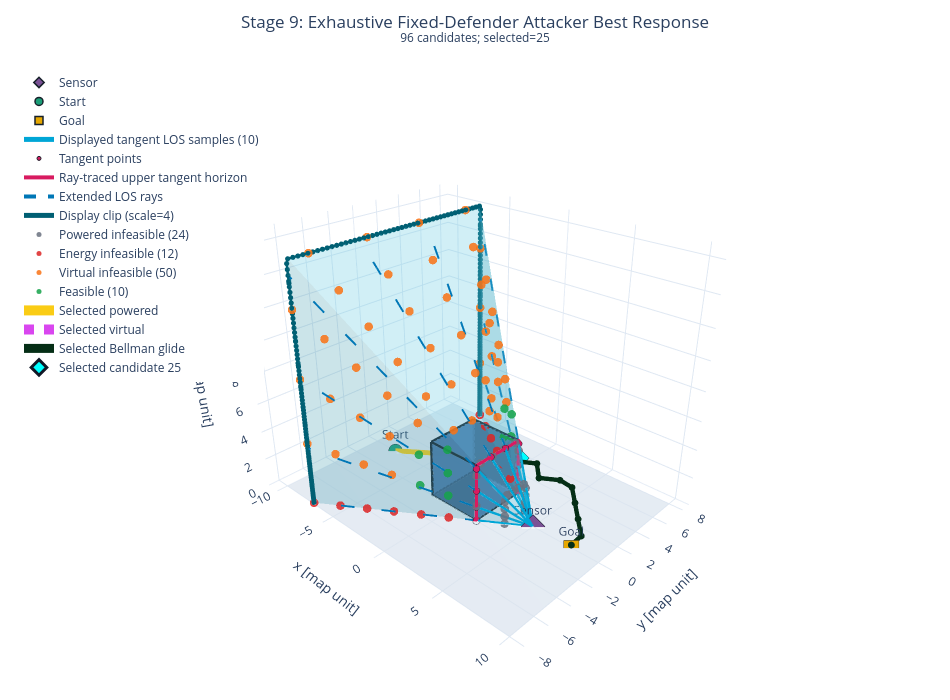
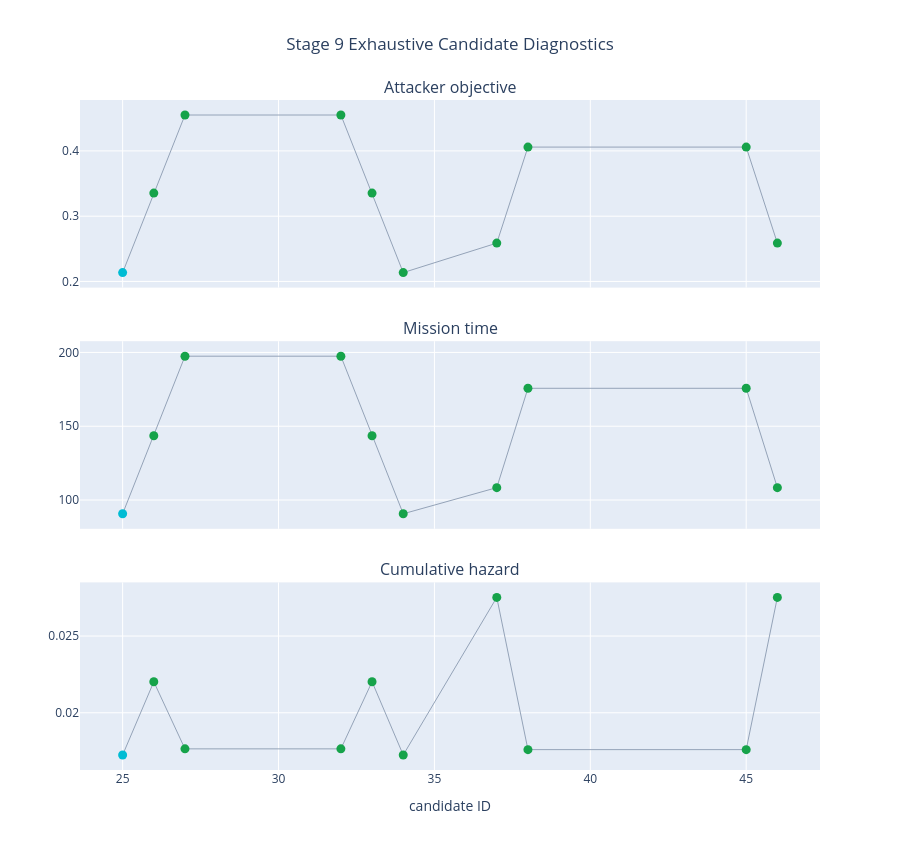

Notebook source saved alongside these figures, in order:
### Code cell
# Cell 8 — All-candidate exact optimum
display(HTML("<h3>Cell 8 — Exact exhaustive attacker best response</h3>"))
started = perf_counter()
attacker_run = run_attacker_best_response(
    CONFIG.defender_action,
    CONFIG.attacker_initial_condition,
    terrain=terrain,
    bellman_grid=bellman_grid,
    contour_sample_count=D.switching_contour_sample_count,
    radial_scales=D.radial_scales,
    quadrature_resolution=D.hazard_quadrature_resolution,
    los_probe_grid_size=D.los_probe_grid_size,
    los_boundary_refinement_steps=D.los_boundary_refinement_steps,
    los_display_extension_factor=D.los_display_extension_factor,
    visualization_ray_count=D.visualization_ray_count,
    parameters=CONFIG.glider,
    physical_scale=CONFIG.physical_scale,
    detection_parameters=CONFIG.detection,
    objective_parameters=CONFIG.attacker_objective,
)
timings["all_candidate_br_s"] = perf_counter() - started
selected = attacker_run.selected_result
assert selected is not None and selected.feasible
finite_objectives = [item.objective for item in attacker_run.candidate_results if item.feasible]
assert np.isclose(selected.objective, min(finite_objectives), rtol=0.0, atol=1.0e-12)
candidate_rows = [
    (
        item.candidate_id,
        item.status_category,
        "" if item.objective is None else f"{item.objective:.9f}",
        "" if item.mission_time_s is None else f"{item.mission_time_s:.6f}",
        "" if item.cumulative_hazard is None else f"{item.cumulative_hazard:.9f}",
        item.infeasibility_reason or "",
    )
    for item in attacker_run.candidate_results
]
optimum_diagnostics = {
    "selected_candidate_id": selected.candidate_id,
    "cooptimal_candidate_ids": attacker_run.cooptimal_candidate_ids,
    "objective": selected.objective,
    "mission_time_s": selected.mission_time_s,
    "cumulative_hazard": selected.cumulative_hazard,
    "detection_probability": selected.detection_probability,
    "feasible_candidates": attacker_run.metrics.number_feasible,
    "total_candidates": attacker_run.metrics.number_of_candidates,
}
optimum_figure = plot_attacker_best_response(attacker_run)
objective_figure = plot_candidate_objective_diagnostics(attacker_run)
save_figure(optimum_figure, FIGURE_DIRECTORY, "cell_08_exact_attacker_best_response.html")
save_figure(objective_figure, FIGURE_DIRECTORY, "cell_08_candidate_objectives.html")
display(HTML(html_table(("Optimum diagnostic", "Value"), optimum_diagnostics.items())))
display(HTML(html_table(
    ("candidate", "status", "objective", "time_s", "hazard", "reason"),
    candidate_rows,
    title="Exhaustive candidate table",
)))
display(optimum_figure)
display(objective_figure)
optimum_diagnostics

### Figure 1 — Plotly figure (JSON) as saved in the notebook; plotly's stock layout.template omitted (floating-point values rounded to 4 significant figures; data arrays with more than 128 entries replaced by an {"elided": "..."} marker saying what was removed)
{"data": [{"color": "#d9e2ec", "flatshading": true, "hovertemplate": "Ground plane<br>x=%{x:.2f} map unit<br>y=%{y:.2f} map unit<br>z=%{z:.2f} map unit<extra></extra>", "i": [0, 0], "j": [1, 2], "k": [2, 3], "name": "Ground plane", "opacity": 0.72, "type": "mesh3d", "x": [-10.0, 10.0, 10.0, -10.0], "y": [-8.0, -8.0, 8.0, 8.0], "z": [0.0, 0.0, 0.0, 0.0]}, {"color": "#4c78a8", "flatshading": true, "hovertemplate": "Obstacle terrain<br>x=%{x:.2f} map unit<br>y=%{y:.2f} map unit<br>z=%{z:.2f} map unit<extra></extra>", "i": [0, 0, 4, 4, 0, 0, 1, 1, 2, 2, 3, 3], "j": [2, 3, 5, 6, 1, 5, 2, 6, 3, 7, 0, 4], "k": [1, 2, 6, 7, 5, 4, 6, 5, 7, 6, 4, 7], "name": "Obstacle terrain", "opacity": 0.9, "type": "mesh3d", "x": [-2.0, 2.0, 2.0, -2.0, -2.0, 2.0, 2.0, -2.0], "y": [-2.0, -2.0, 2.0, 2.0, -2.0, -2.0, 2.0, 2.0], "z": [0.0, 0.0, 0.0, 0.0, 4.0, 4.0, 4.0, 4.0]}, {"hoverinfo": "skip", "line": {"color": "#17202a", "width": 5}, "mode": "lines", "name": "Terrain edges", "showlegend": false, "type": "scatter3d", "x": [-2.0, 2.0, null, -2.0, -2.0, null, -2.0, -2.0, null, 2.0, 2.0, null, 2.0, 2.0, null, 2.0, -2.0, null, 2.0, 2.0, null, -2.0, -2.0, null, -2.0, 2.0, null, -2.0, -2.0, null, 2.0, 2.0, null, 2.0, -2.0, null], "y": [-2.0, -2.0, null, -2.0, 2.0, null, -2.0, -2.0, null, -2.0, 2.0, null, -2.0, -2.0, null, 2.0, 2.0, null, 2.0, 2.0, null, 2.0, 2.0, null, -2.0, -2.0, null, -2.0, 2.0, null, -2.0, 2.0, null, 2.0, 2.0, null], "z": [0.0, 0.0, null, 0.0, 0.0, null, 0.0, 4.0, null, 0.0, 0.0, null, 0.0, 4.0, null, 0.0, 0.0, null, 0.0, 4.0, null, 0.0, 4.0, null, 4.0, 4.0, null, 4.0, 4.0, null, 4.0, 4.0, null, 4.0, 4.0, null]}, {"hovertemplate": "Sensor<br>x=%{x:.2f} map unit<br>y=%{y:.2f} map unit<br>z=%{z:.2f} map unit<extra></extra>", "marker": {"color": "#7a5195", "line": {"color": "#17202a", "width": 1.5}, "size": 8, "symbol": "diamond"}, "mode": "markers+text", "name": "Sensor", "text": ["Sensor"], "textposition": "top center", "type": "scatter3d", "x": [5.0], "y": [0.0], "z": [0.0]}, {"hovertemplate": "Start<br>x=%{x:.2f} map unit<br>y=%{y:.2f} map unit<br>z=%{z:.2f} map unit<extra></extra>", "marker": {"color": "#1b9e77", "line": {"color": "#17202a", "width": 1.5}, "size": 8, "symbol": "circle"}, "mode": "markers+text", "name": "Start", "text": ["Start"], "textposition": "top center", "type": "scatter3d", "x": [-8.0], "y": [0.0], "z": [0.0]}, {"hovertemplate": "Goal<br>x=%{x:.2f} map unit<br>y=%{y:.2f} map unit<br>z=%{z:.2f} map unit<extra></extra>", "marker": {"color": "#e6a700", "line": {"color": "#17202a", "width": 1.5}, "size": 8, "symbol": "square"}, "mode": "markers+text", "name": "Goal", "text": ["Goal"], "textposition": "top center", "type": "scatter3d", "x": [8.0], "y": [0.0], "z": [0.0]}, {"hoverinfo": "skip", "line": {"color": "#00a6d6", "width": 5}, "mode": "lines", "name": "Displayed tangent LOS samples (10)", "type": "scatter3d", "x": [5.0, 2.0, null, 5.0, 2.0, null, 5.0, 2.0, null, 5.0, 2.0, null, 5.0, 2.0, null, 5.0, 2.0, null, 5.0, 2.0, null, 5.0, 2.0, null, 5.0, 2.0, null, 5.0, 2.0, null], "y": [0.0, 2.0, null, 0.0, 2.0, null, 0.0, 2.0, null, 0.0, 2.0, null, 0.0, 0.6869, null, 0.0, -0.6869, null, 0.0, -2.0, null, 0.0, -2.0, null, 0.0, -2.0, null, 0.0, -2.0, null], "z": [0.0, 0.02618, null, 0.0, 1.026, null, 0.0, 2.208, null, 0.0, 3.772, null, 0.0, 4.0, null, 0.0, 4.0, null, 0.0, 3.772, null, 0.0, 2.208, null, 0.0, 1.026, null, 0.0, 0.02618, null]}, {"hovertemplate": "Tangent point<br>x=%{x:.3f} map unit<br>y=%{y:.3f} map unit<br>z=%{z:.3f} map unit<extra></extra>", "marker": {"color": "#d81b60", "line": {"color": "#17202a", "width": 1.0}, "size": 4, "symbol": "circle"}, "mode": "markers", "name": "Tangent points", "type": "scatter3d", "x": [2.0, 2.0, 2.0, 2.0, 2.0, 2.0, 2.0, 2.0, 2.0, 2.0], "y": [2.0, 2.0, 2.0, 2.0, 0.6869, -0.6869, -2.0, -2.0, -2.0, -2.0], "z": [0.02618, 1.026, 2.208, 3.772, 4.0, 4.0, 3.772, 2.208, 1.026, 0.02618]}, {"hoverinfo": "skip", "line": {"color": "#d81b60", "width": 4}, "marker": {"color": "#d81b60", "size": 2}, "mode": "lines+markers", "name": "Ray-traced upper tangent horizon", "type": "scatter3d", "x": {"elided": "213 float values"}, "y": {"elided": "213 float values"}, "z": {"elided": "213 float values"}}, {"color": "#58c4dd", "flatshading": true, "hovertemplate": "LOS tangent surface (212 panels)<br>x=%{x:.2f} map unit<br>y=%{y:.2f} map unit<br>z=%{z:.2f} map unit<extra></extra>", "i": {"elided": "212 int values"}, "j": {"elided": "212 int values"}, "k": {"elided": "212 int values"}, "name": "LOS tangent surface (212 panels)", "opacity": 0.28, "type": "mesh3d", "x": {"elided": "214 float values"}, "y": {"elided": "214 float values"}, "z": {"elided": "214 float values"}}, {"hoverinfo": "skip", "line": {"color": "#0077b6", "dash": "dash", "width": 4}, "mode": "lines", "name": "Extended LOS rays", "type": "scatter3d", "x": [2.0, -7.0, null, 2.0, -7.0, null, 2.0, -7.0, null, 2.0, -7.0, null, 2.0, -7.0, null, 2.0, -7.0, null, 2.0, -7.0, null, 2.0, -7.0, null, 2.0, -7.0, null, 2.0, -7.0, null], "y": [2.0, 8.0, null, 2.0, 8.0, null, 2.0, 8.0, null, 2.0, 8.0, null, 0.6869, 2.748, null, -0.6869, -2.748, null, -2.0, -8.0, null, -2.0, -8.0, null, -2.0, -8.0, null, -2.0, -8.0, null], "z": [0.02618, 0.1047, null, 1.026, 4.104, null, 2.208, 8.834, null, 3.772, 15.09, null, 4.0, 16.0, null, 4.0, 16.0, null, 3.772, 15.09, null, 2.208, 8.834, null, 1.026, 4.104, null, 0.02618, 0.1047, null]}, {"hovertemplate": "Display clip<br>x=%{x:.3f} map unit<br>y=%{y:.3f} map unit<br>z=%{z:.3f} map unit<extra></extra>", "line": {"color": "#005f73", "width": 5}, "marker": {"color": "#005f73", "size": 3}, "mode": "lines+markers", "name": "Display clip (scale=4)", "type": "scatter3d", "x": {"elided": "213 float values"}, "y": {"elided": "213 float values"}, "z": {"elided": "213 float values"}}, {"customdata": [[0, "", "powered segment intersects terrain"], [1, "", "powered segment intersects terrain"], [2, "", "powered segment intersects terrain"], [3, "", "powered segment intersects terrain"], [4, "", "powered segment intersects terrain"], [5, "", "powered segment intersects terrain"], [6, "", "powered segment intersects terrain"], [7, "", "powered segment intersects terrain"], [8, "", "powered segment intersects terrain"], [9, "", "powered segment intersects terrain"], [10, "", "powered segment intersects terrain"], [11, "", "powered segment intersects terrain"], [12, "", "powered segment intersects terrain"], [13, "", "powered segment intersects terrain"], [14, "", "powered segment intersects terrain"], [15, "", "powered segment intersects terrain"], [16, "", "powered segment intersects terrain"], [17, "", "powered segment intersects terrain"], [18, "", "powered segment intersects terrain"], [19, "", "powered segment intersects terrain"], [20, "", "powered segment intersects terrain"], [21, "", "powered segment intersects terrain"], [22, "", "powered segment intersects terrain"], [23, "", "powered segment intersects terrain"]], "hovertemplate": "Powered infeasible<br>candidate=%{customdata[0]}<br>x=%{x:.3f}<br>y=%{y:.3f}<br>z=%{z:.3f}<br>objective=%{customdata[1]}<br>%{customdata[2]}<extra></extra>", "marker": {"color": "#6b7280", "opacity": 0.86, "size": 5, "symbol": "circle"}, "mode": "markers", "name": "Powered infeasible (24)", "type": "scatter3d", "x": [3.5, 3.5, 3.5, 3.5, 3.5, 3.5, 3.5, 3.5, 3.5, 3.5, 3.5, 3.5, 2.0, 2.0, 2.0, 2.0, 2.0, 2.0, 2.0, 2.0, 2.0, 2.0, 2.0, 2.0], "y": [1.0, 1.0, 1.0, 1.0, 0.8119, 0.2706, -0.2706, -0.8119, -1.0, -1.0, -1.0, -1.0, 2.0, 2.0, 2.0, 2.0, 1.624, 0.5412, -0.5412, -1.624, -2.0, -2.0, -2.0, -2.0], "z": [0.01309, 0.5543, 1.096, 1.637, 2.0, 2.0, 2.0, 2.0, 1.637, 1.096, 0.5543, 0.01309, 0.02618, 1.109, 2.191, 3.274, 4.0, 4.0, 4.0, 4.0, 3.274, 2.191, 1.109, 0.02618]}, {"customdata": [[24, "", "insufficient total energy"], [35, "", "insufficient total energy"], [36, "", "insufficient total energy"], [47, "", "insufficient total energy"], [48, "", "insufficient total energy"], [59, "", "insufficient total energy"], [60, "", "insufficient total energy"], [71, "", "insufficient total energy"], [72, "", "insufficient total energy"], [83, "", "insufficient total energy"], [84, "", "insufficient total energy"], [95, "", "insufficient total energy"]], "hovertemplate": "Energy infeasible<br>candidate=%{customdata[0]}<br>x=%{x:.3f}<br>y=%{y:.3f}<br>z=%{z:.3f}<br>objective=%{customdata[1]}<br>%{customdata[2]}<extra></extra>", "marker": {"color": "#dc2626", "opacity": 0.86, "size": 5, "symbol": "circle"}, "mode": "markers", "name": "Energy infeasible (12)", "type": "scatter3d", "x": [0.5, 0.5, -1.0, -1.0, -2.5, -2.5, -4.0, -4.0, -5.5, -5.5, -7.0, -7.0], "y": [3.0, -3.0, 4.0, -4.0, 5.0, -5.0, 6.0, -6.0, 7.0, -7.0, 8.0, -8.0], "z": [0.03927, 0.03927, 0.05236, 0.05236, 0.06545, 0.06545, 0.07853, 0.07853, 0.09162, 0.09162, 0.1047, 0.1047]}, {"customdata": {"elided": "50x3 mixed values"}, "hovertemplate": "Virtual infeasible<br>candidate=%{customdata[0]}<br>x=%{x:.3f}<br>y=%{y:.3f}<br>z=%{z:.3f}<br>objective=%{customdata[1]}<br>%{customdata[2]}<extra></extra>", "marker": {"color": "#f97316", "opacity": 0.86, "size": 5, "symbol": "circle"}, "mode": "markers", "name": "Virtual infeasible (50)", "type": "scatter3d", "x": [0.5, 0.5, 0.5, 0.5, -1.0, -1.0, -1.0, -1.0, -1.0, -1.0, -2.5, -2.5, -2.5, -2.5, -2.5, -2.5, -2.5, -2.5, -2.5, -2.5, -4.0, -4.0, -4.0, -4.0, -4.0, -4.0, -4.0, -4.0, -4.0, -4.0, -5.5, -5.5, -5.5, -5.5, -5.5, -5.5, -5.5, -5.5, -5.5, -5.5, -7.0, -7.0, -7.0, -7.0, -7.0, -7.0, -7.0, -7.0, -7.0, -7.0], "y": [2.436, 0.8119, -0.8119, -2.436, 4.0, 3.247, 1.082, -1.082, -3.247, -4.0, 5.0, 5.0, 5.0, 4.059, 1.353, -1.353, -4.059, -5.0, -5.0, -5.0, 6.0, 6.0, 6.0, 4.871, 1.624, -1.624, -4.871, -6.0, -6.0, -6.0, 7.0, 7.0, 7.0, 5.683, 1.894, -1.894, -5.683, -7.0, -7.0, -7.0, 8.0, 8.0, 8.0, 6.495, 2.165, -2.165, -6.495, -8.0, -8.0, -8.0], "z": [6.0, 6.0, 6.0, 6.0, 6.547, 8.0, 8.0, 8.0, 8.0, 6.547, 2.772, 5.478, 8.184, 10.0, 10.0, 10.0, 10.0, 8.184, 5.478, 2.772, 3.326, 6.573, 9.821, 12.0, 12.0, 12.0, 12.0, 9.821, 6.573, 3.326, 3.88, 7.669, 11.46, 14.0, 14.0, 14.0, 14.0, 11.46, 7.669, 3.88, 4.435, 8.765, 13.09, 16.0, 16.0, 16.0, 16.0, 13.09, 8.765, 4.435]}, {"customdata": [[25, "0.213561522", ""], [26, "0.335366611", ""], [27, "0.455055455", ""], [32, "0.455055455", ""], [33, "0.335366611", ""], [34, "0.213561522", ""], [37, "0.258751271", ""], [38, "0.405899604", ""], [45, "0.405899604", ""], [46, "0.258751271", ""]], "hovertemplate": "Feasible<br>candidate=%{customdata[0]}<br>x=%{x:.3f}<br>y=%{y:.3f}<br>z=%{z:.3f}<br>objective=%{customdata[1]}<br>%{customdata[2]}<extra></extra>", "marker": {"color": "#16a34a", "opacity": 0.86, "size": 5, "symbol": "circle"}, "mode": "markers", "name": "Feasible (10)", "type": "scatter3d", "x": [0.5, 0.5, 0.5, 0.5, 0.5, 0.5, -1.0, -1.0, -1.0, -1.0], "y": [3.0, 3.0, 3.0, -3.0, -3.0, -3.0, 4.0, 4.0, -4.0, -4.0], "z": [1.663, 3.287, 4.91, 4.91, 3.287, 1.663, 2.217, 4.382, 4.382, 2.217]}, {"hoverinfo": "skip", "line": {"color": "#facc15", "width": 10}, "mode": "lines", "name": "Selected powered", "type": "scatter3d", "x": [-8.0, 0.5], "y": [0.0, 3.0], "z": [0.0, 1.663]}, {"hoverinfo": "skip", "line": {"color": "#d946ef", "dash": "dot", "width": 10}, "mode": "lines", "name": "Selected virtual", "type": "scatter3d", "x": [0.5, 1.0], "y": [3.0, 3.0], "z": [1.663, 1.6]}, {"hoverinfo": "skip", "line": {"color": "#052e16", "width": 9}, "marker": {"color": "#052e16", "size": 4}, "mode": "lines+markers", "name": "Selected Bellman glide", "type": "scatter3d", "x": [1.0, 2.0, 3.0, 4.0, 5.0, 6.0, 7.0, 8.0, 8.0], "y": [3.0, 4.0, 3.0, 4.0, 4.0, 3.0, 2.0, 1.0, 0.0], "z": [1.6, 1.4, 1.2, 1.0, 0.9, 0.7, 0.5, 0.3, 0.2]}, {"hovertemplate": "<b>Selected candidate 25</b><br>objective=0.213561522<br>time=90.681 s<br>hazard=0.017245950<br>PoD=0.017098090<extra></extra>", "marker": {"color": "#00ffff", "line": {"color": "#111827", "width": 3}, "size": 12, "symbol": "diamond"}, "mode": "markers", "name": "Selected candidate 25", "type": "scatter3d", "x": [0.5], "y": [3.0], "z": [1.663]}], "layout": {"height": 700, "legend": {"x": 0.02, "y": 0.98}, "margin": {"b": 0, "l": 0, "r": 0, "t": 55}, "scene": {"aspectmode": "data", "camera": {"eye": {"x": 1.55, "y": -1.65, "z": 1.15}, "up": {"x": 0.0, "y": 0.0, "z": 1.0}}, "xaxis": {"range": [-11.0, 11.0], "showspikes": false, "title": {"text": "x [map unit]"}}, "yaxis": {"range": [-8.8, 8.8], "showspikes": false, "title": {"text": "y [map unit]"}}, "zaxis": {"range": [0.0, 16.8], "showspikes": false, "title": {"text": "z [map unit]"}}}, "title": {"text": "Stage 9: Exhaustive Fixed-Defender Attacker Best Response<br><sup>96 candidates; selected=25</sup>", "x": 0.5}, "width": 950}}

### Figure 2 — Plotly figure (JSON) as saved in the notebook; plotly's stock layout.template omitted (floating-point values rounded to 4 significant figures)
{"data": [{"hovertemplate": "candidate=%{x}<br>value=%{y:.9f}<extra></extra>", "line": {"color": "#94a3b8", "width": 1}, "marker": {"color": ["#00bcd4", "#16a34a", "#16a34a", "#16a34a", "#16a34a", "#16a34a", "#16a34a", "#16a34a", "#16a34a", "#16a34a"], "size": 9}, "mode": "markers+lines", "name": "objective", "type": "scatter", "x": [25, 26, 27, 32, 33, 34, 37, 38, 45, 46], "xaxis": "x", "y": [0.2136, 0.3354, 0.4551, 0.4551, 0.3354, 0.2136, 0.2588, 0.4059, 0.4059, 0.2588], "yaxis": "y"}, {"hovertemplate": "candidate=%{x}<br>value=%{y:.9f}<extra></extra>", "line": {"color": "#94a3b8", "width": 1}, "marker": {"color": ["#00bcd4", "#16a34a", "#16a34a", "#16a34a", "#16a34a", "#16a34a", "#16a34a", "#16a34a", "#16a34a", "#16a34a"], "size": 9}, "mode": "markers+lines", "name": "time [s]", "type": "scatter", "x": [25, 26, 27, 32, 33, 34, 37, 38, 45, 46], "xaxis": "x2", "y": [90.68, 143.5, 197.4, 197.4, 143.5, 90.68, 108.4, 175.7, 175.7, 108.4], "yaxis": "y2"}, {"hovertemplate": "candidate=%{x}<br>value=%{y:.9f}<extra></extra>", "line": {"color": "#94a3b8", "width": 1}, "marker": {"color": ["#00bcd4", "#16a34a", "#16a34a", "#16a34a", "#16a34a", "#16a34a", "#16a34a", "#16a34a", "#16a34a", "#16a34a"], "size": 9}, "mode": "markers+lines", "name": "hazard", "type": "scatter", "x": [25, 26, 27, 32, 33, 34, 37, 38, 45, 46], "xaxis": "x3", "y": [0.01725, 0.02202, 0.01765, 0.01765, 0.02202, 0.01725, 0.02752, 0.0176, 0.0176, 0.02752], "yaxis": "y3"}], "layout": {"annotations": [{"font": {"size": 16}, "showarrow": false, "text": "Attacker objective", "x": 0.5, "xanchor": "center", "xref": "paper", "y": 1.0, "yanchor": "bottom", "yref": "paper"}, {"font": {"size": 16}, "showarrow": false, "text": "Mission time", "x": 0.5, "xanchor": "center", "xref": "paper", "y": 0.64, "yanchor": "bottom", "yref": "paper"}, {"font": {"size": 16}, "showarrow": false, "text": "Cumulative hazard", "x": 0.5, "xanchor": "center", "xref": "paper", "y": 0.28, "yanchor": "bottom", "yref": "paper"}], "height": 850, "showlegend": false, "title": {"text": "Stage 9 Exhaustive Candidate Diagnostics", "x": 0.5}, "xaxis": {"anchor": "y", "domain": [0.0, 1.0], "matches": "x3", "showticklabels": false}, "xaxis2": {"anchor": "y2", "domain": [0.0, 1.0], "matches": "x3", "showticklabels": false}, "xaxis3": {"anchor": "y3", "domain": [0.0, 1.0], "title": {"text": "candidate ID"}}, "yaxis": {"anchor": "x", "domain": [0.72, 1.0]}, "yaxis2": {"anchor": "x2", "domain": [0.36, 0.64]}, "yaxis3": {"anchor": "x3", "domain": [0.0, 0.28]}}}
